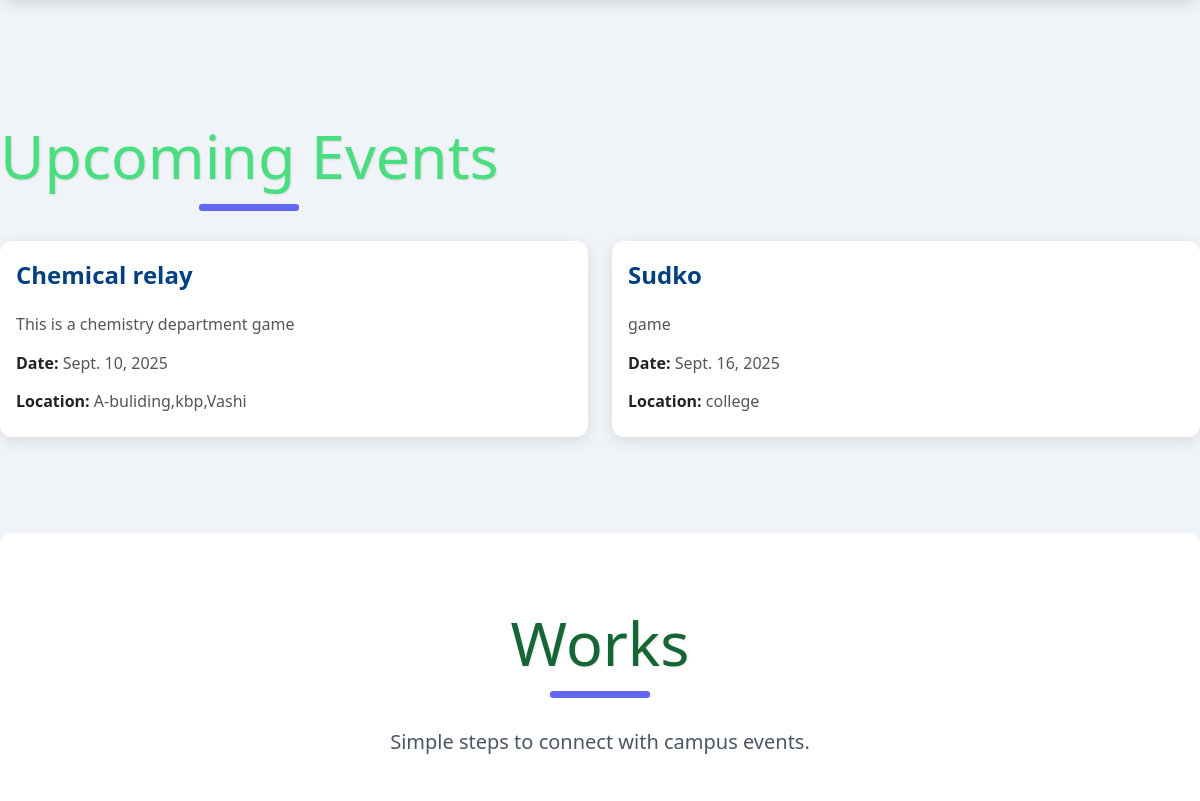
Before: / (middle part) with the older database file.
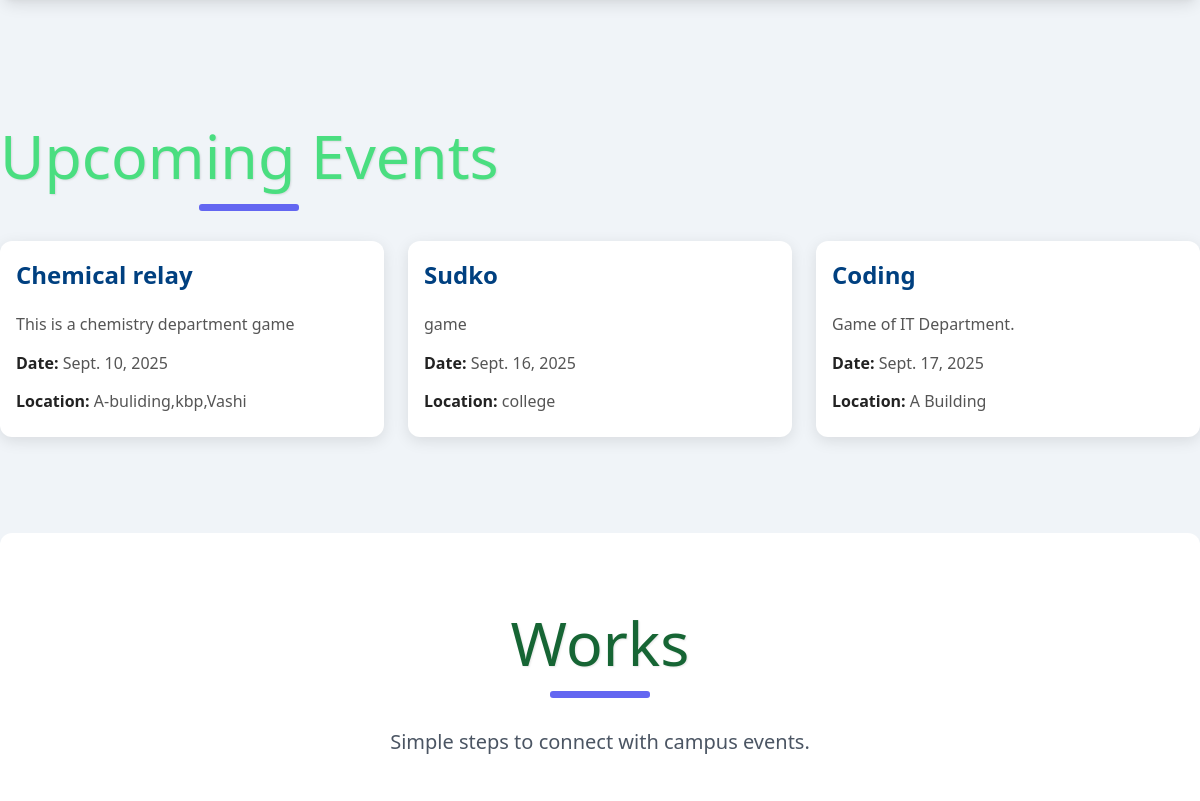
After: the same page with the newer database file.
### events/models.py (models this page shows, shortened)
class Event(models.Model):
    title = models.CharField(max_length=200)
    description = models.TextField()
    date = models.DateField()
    location = models.CharField(max_length=200)
    created_at = models.DateTimeField(auto_now_add=True)

### events/views.py (the view)
# urls.py: path('', views.home, name='home'),  # this is for '/'
def home(request):
    events = Event.objects.all().order_by('date')
    return render(request, 'events/home.html', {'events': events})

### events/templates/events/home.html (shortened to what this page needs)
{% extends 'events/base.html' %}
{% block content %}
<section id="events-list">
<br><br>
    <br><br>
<section id="upcoming-events">
 <h2 class="section-heading text-green-400">Upcoming Events</h2>
<div class="events-list">
{% for event in events %}
    <div class="event-card">
        <h3><a href="{% url 'event_detail' event.id %}">{{ event.title }}</a></h3>
        <p>{{ event.description|truncatewords:20 }}</p>
        <p><strong>Date:</strong> {{ event.date }}</p>
        <p><strong>Location:</strong> {{ event.location }}</p>
    </div>
    {% empty %}
    <p>No events available at the moment.</p>
    {% endfor %}
</div></section><br><br><br><br>
    <section id="how-it-works" class="py-16 bg-white rounded-xl shadow-lg mb-16">
        <div class="text-center mb-12">
            <h2 class="section-heading text-green-800">Works</h2>
            <p class="text-xl text-gray-600 mt-4">Simple steps to connect with campus events.</p>
        </div>
    </section>
{% endblock %}

Changed rows visible on the page:
added Event: title "Coding", description "Game of IT Department.", date "Sept. 17, 2025", location "A Building"
